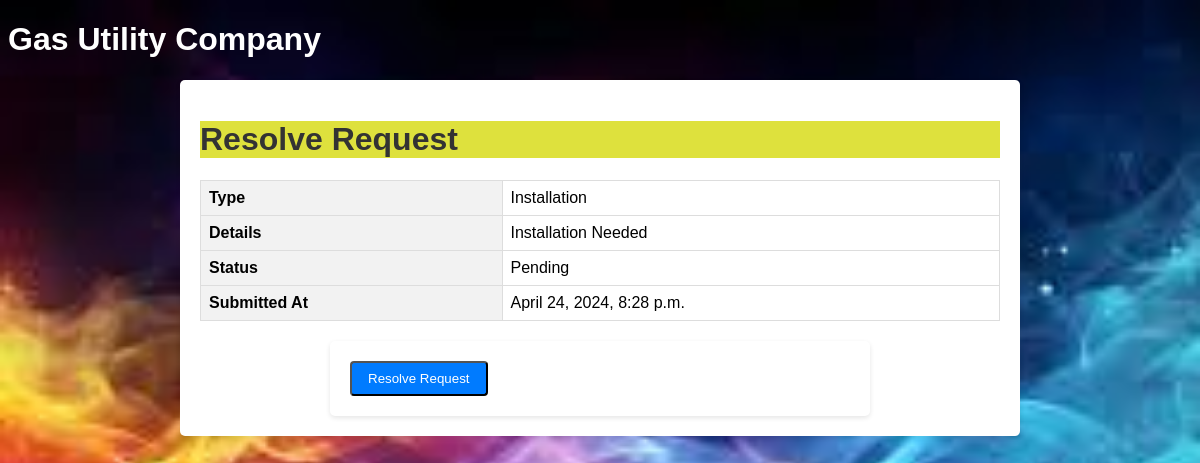
Page /resolve/13/ on the committed database.
### gas_utility/models.py (models this page shows)
class ServiceRequest(models.Model):
    STATUS_CHOICES = (
        ('Pending', 'Pending'),
        ('In Progress', 'In Progress'),
        ('Completed', 'Completed'),
    )
    type = models.CharField(max_length=100)
    details = models.TextField()
    attachment = models.FileField(upload_to='attachments/')
    status = models.CharField(max_length=20, choices=STATUS_CHOICES, default='Pending')
    created_at = models.DateTimeField(auto_now_add=True)
    resolved_at = models.DateTimeField(null=True, blank=True)

### gas_utility/views.py (the view)
# urls.py: path('resolve/<int:request_id>/', views.resolve_request, name='resolve_request'),
def resolve_request(request, request_id):
    service_request = get_object_or_404(ServiceRequest, pk=request_id)
    if request.method == 'POST':
        service_request.status = 'Completed'
        service_request.resolved_at = timezone.now()
        service_request.save()
        return redirect('manage_requests')
    return render(request, 'resolve_request.html', {'service_request': service_request})

### gas_utility/templates/resolve_request.html (shortened to what this page needs)
{% load static %}
<!DOCTYPE html>
<html lang="en">
<head>
    <link rel="stylesheet" type="text/css" href="{% static 'styles.css' %}">
</head>
<body class="gib">
    <h1 class="vi">Gas Utility Company</h1>
    <div class="container">
        <h1 style="background-color: rgb(222, 225, 61);">Resolve Request</h1>
        <table class="request-details">
            <tr>
                <th>Type</th>
                <td>{{ service_request.type }}</td>
            </tr>
            <tr>
                <th>Details</th>
                <td>{{ service_request.details }}</td>
            </tr>
            <tr>
                <th>Status</th>
                <td>{{ service_request.status }}</td>
            </tr>
            <tr>
                <th>Submitted At</th>
                <td>{{ service_request.created_at }}</td>
            </tr>
        </table>
        <form method="post">
            <input type="submit" value="Resolve Request" class="button">
        </form>
    </div>
</body>
</html>

### gas_utility/static/styles.css (style rules this page uses)
.vi { color: white; }
.gib { background-size: cover; background-repeat: no-repeat; background-attachment: fixed; }
body { font-family: Arial, sans-serif; background-color: #f0f0f0; }
h1 { color: #333; }
form { max-width: 500px; margin: 0 auto; padding: 20px; background-color: #fff; border-radius: 5px; box-shadow: 0 2px 5px rgba(0, 0, 0, 0.1); }
table { width: 100%; border-collapse: collapse; margin-bottom: 20px; }
th, td { border: 1px solid #ddd; padding: 8px; text-align: left; }
th { background-color: #f2f2f2; }
.container { max-width: 800px; margin: 0 auto; padding: 20px; background-color: #fff; border-radius: 5px; box-shadow: 0 2px 5px rgba(0, 0, 0, 0.1); }
.button { background-color: #007bff; color: #fff; padding: 8px 16px; text-decoration: none; border-radius: 4px; }
.request-details { width: 100%; border-collapse: collapse; margin-bottom: 20px; }
.request-details th, .request-details td { border: 1px solid #ddd; padding: 8px; text-align: left; }
.request-details th { background-color: #f2f2f2; }
.button { background-color: #007bff; color: #fff; padding: 8px 16px; text-decoration: none; border-radius: 4px; cursor: pointer; }

### rows in the picture
ServiceRequest: type "Installation", details "Installation Needed", status "Pending", created_at "April 24, 2024, 8:28 p.m."
